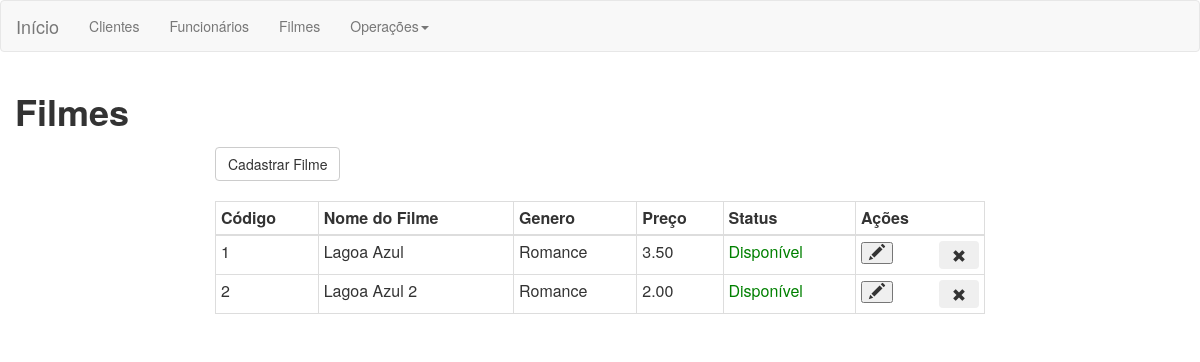
The app's page /views/filme.php, older data.
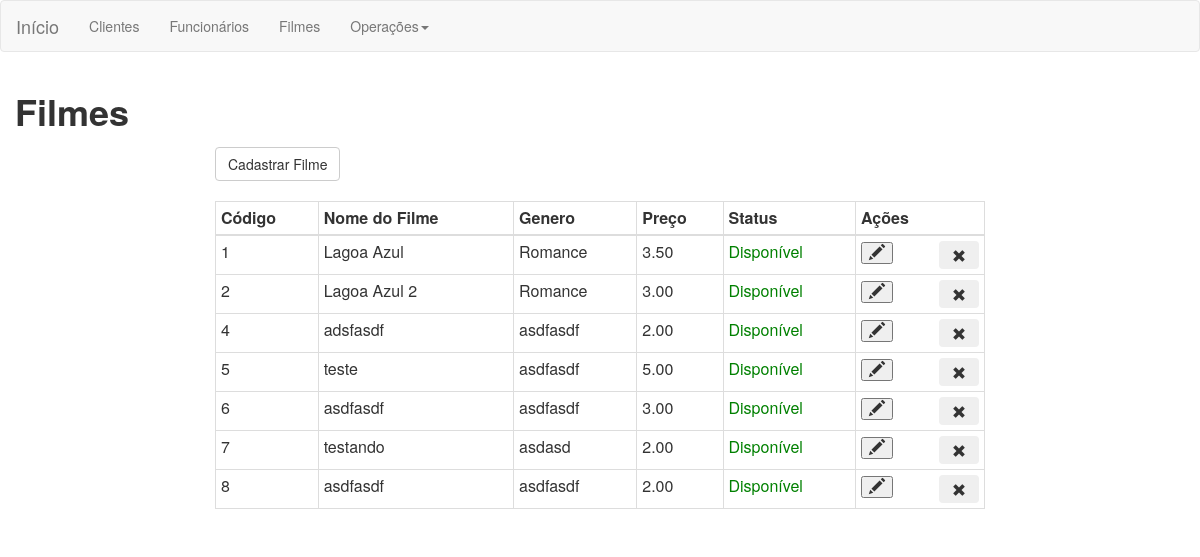
The same page, newer data.
### tables this page shows
CREATE TABLE `filmes` (
  `cod_filme` int(11) NOT NULL,
  `nome` varchar(50) NOT NULL,
  `genero` varchar(50) NOT NULL,
  `status` int(10) NOT NULL,
  `preco` decimal(10,2) NOT NULL
);

### controllers/filme.controller.php (called while the page is built, shortened)
<?php
        $con = new ConexaoBD;
        $conexao = $con->ConnectBD();
        try {
            $res = $conexao->query("select * from filmes");
            $listaFilmes = $res->fetchAll();
        } catch (PDOException $e){
            echo "false";
        } finally{
            $conexao = null;
        }
?>

### views/filme.php (the view, shortened to what this page needs)
<?php require_once('../controllers/filme.controller.php'); ?>
<html>
    <head>
        <link rel="stylesheet" href="../resources/bootstrap/css/bootstrap.min.css" />
    </head>
    <body>
        <div>
            <?php require_once('menu.php'); ?>
        </div>
        <div class="container-fluid">
                <div class="row">
                    <div class="col-sm-4"><h1><label>Filmes</label></h1></div>
                    <div class="col-sm-4"></div>
                    <div class="col-sm-4"></div>
                </div>
                <div class="row">
                    <div class="col-sm-2"></div>
                    <div class="col-sm-8">
                    <a href="cadastro.filme.php" class="pull-left"> <button class="btn btn-default">Cadastrar Filme</button></a>
                    </div>
                    <div class="col-sm-2"></div>
                </div>
                <br>
                <div class="row">
                    <div class="col-sm-2"></div>
                    <div class="col-sm-8">
                        <table class="table table-bordered table-condensed">
                            <thead>
                                <tr>
                                    <th>Código</th>
                                    <th>Nome do Filme</th>
                                    <th>Genero</th>
                                    <th>Preço</th>
                                    <th>Status</th>
                                    <th>Ações</th>
                                </tr>
                            </thead>
                            <tbody>
                                <?php
                                	foreach ($listaFilmes as $value) {
                                		echo "<tr><td>".$value['cod_filme']."</td><td>".$value['nome']."</td><td>".$value['genero']."</td><td>".$value['preco']."</td><td>";
                                		if($value['status'] == 1){
                                				echo "<font color='green'>Disponível</font>";
                                			}else{
                                				echo "<font color='red'>Indisponível</font>";
                                			}
                                		echo
                                			"<td>
                            				  <button class='glyphicon glyphicon-pencil' aria-hidden='true' onclick='editarFilme(".$value['nome'].")'></button>
                                              <button class='btn pull-right' onclick='excluirFilme(".$value['cod_filme'].")'> <span class='glyphicon glyphicon-remove' aria-hidden='true'></span></button>
                            		 			</td>";
                                	}
                                ?>
                            </tbody>
                        </table>
                    </div>
                  <div class="col-sm-2"></div>
                  </div>
        </div>
    </body>
</html>

### views/menu.php (shortened to what this page needs)
<?php
    $endereco = strtolower($_SERVER ['REQUEST_URI']);
    if($endereco == "/locadora-php/" || $endereco == "/locadora-php/index.php"){
      $index = "index.php";
      $urlCliente = "views/cliente.php";
      $urlFuncionario = "views/funcionario.php";
      $urlFilmes = "views/filme.php";
      $urlLocacao = "views/locacao.php";
      $urlDevolucao = "views/devolucao.php";
    }else{
      $index = "../index.php";
      $urlCliente = "../views/cliente.php";
      $urlFuncionario = "../views/funcionario.php";
      $urlFilmes = "../views/filme.php";
    }
?>
<nav class="navbar navbar-default">
        <div class="container-fluid">
          <div class="navbar-header">
            <a class="navbar-brand" href="<?php echo $index ?>">Início</a>
          </div>
          <div class="collapse navbar-collapse" id="bs-example-navbar-collapse-1">
            <ul class="nav navbar-nav">
              <li><a href="<?php echo $urlCliente ?>">Clientes</a></li>
              <li><a href="<?php echo $urlFuncionario?>">Funcionários</a></li>
              <li><a href="<?php echo $urlFilmes ?>">Filmes</a></li>
              <li class="dropdown">
                    <a href="#" class="dropdown-toggle" data-toggle="dropdown" role="button" aria-haspopup="true" aria-expanded="false">Operações<span class="caret"></span></a>
                  </li>
            </ul>
          </div>
        </div>
      </nav>

Row changes from the older to the newer data that the page shows:
changed filmes "Lagoa Azul 2": preco "2.00" → "3.00"
added filmes: cod_filme "4", nome "adsfasdf", genero "asdfasdf", preco "2.00", status "Disponível"
added filmes: cod_filme "5", nome "teste", genero "asdfasdf", preco "5.00", status "Disponível"
added filmes: cod_filme "6", nome "asdfasdf", genero "asdfasdf", preco "3.00", status "Disponível"
added filmes: cod_filme "7", nome "testando", genero "asdasd", preco "2.00", status "Disponível"
added filmes: cod_filme "8", nome "asdfasdf", genero "asdfasdf", preco "2.00", status "Disponível"
